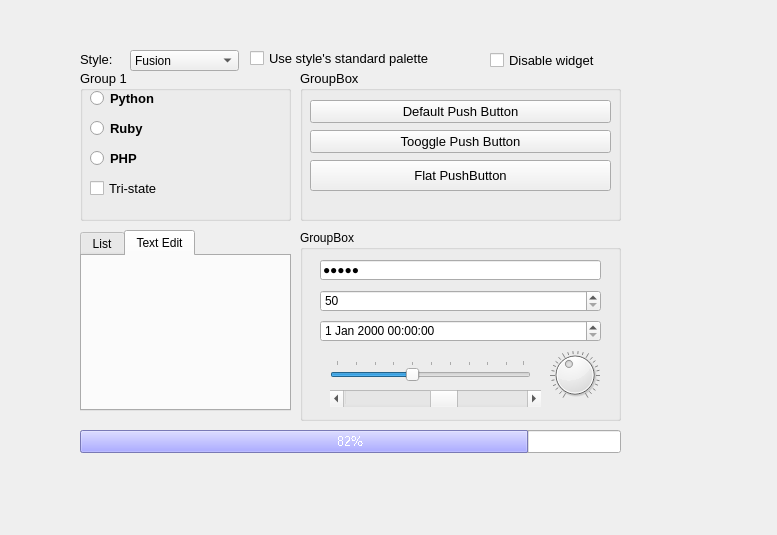
<?xml version="1.0" encoding="UTF-8"?>
<ui version="4.0">
 <class>Form</class>
 <widget class="QWidget" name="Form">
  <property name="geometry">
   <rect>
    <x>0</x>
    <y>0</y>
    <width>777</width>
    <height>535</height>
   </rect>
  </property>
  <property name="windowTitle">
   <string>Form</string>
  </property>
  <widget class="QCheckBox" name="checkBox_5">
   <property name="geometry">
    <rect>
     <x>490</x>
     <y>50</y>
     <width>189</width>
     <height>20</height>
    </rect>
   </property>
   <property name="font">
    <font>
     <pointsize>10</pointsize>
    </font>
   </property>
   <property name="text">
    <string>Disable widget</string>
   </property>
  </widget>
  <widget class="QGroupBox" name="groupBox">
   <property name="geometry">
    <rect>
     <x>80</x>
     <y>70</y>
     <width>211</width>
     <height>151</height>
    </rect>
   </property>
   <property name="font">
    <font>
     <pointsize>10</pointsize>
    </font>
   </property>
   <property name="title">
    <string>Group 1</string>
   </property>
   <widget class="QRadioButton" name="radioButton">
    <property name="geometry">
     <rect>
      <x>10</x>
      <y>20</y>
      <width>101</width>
      <height>17</height>
     </rect>
    </property>
    <property name="font">
     <font>
      <weight>75</weight>
      <italic>false</italic>
      <bold>true</bold>
      <underline>false</underline>
     </font>
    </property>
    <property name="text">
     <string>Python</string>
    </property>
   </widget>
   <widget class="QRadioButton" name="radioButton_2">
    <property name="geometry">
     <rect>
      <x>10</x>
      <y>50</y>
      <width>111</width>
      <height>17</height>
     </rect>
    </property>
    <property name="font">
     <font>
      <weight>75</weight>
      <bold>true</bold>
     </font>
    </property>
    <property name="text">
     <string>Ruby</string>
    </property>
   </widget>
   <widget class="QRadioButton" name="radioButton_3">
    <property name="geometry">
     <rect>
      <x>10</x>
      <y>80</y>
      <width>111</width>
      <height>17</height>
     </rect>
    </property>
    <property name="font">
     <font>
      <weight>75</weight>
      <bold>true</bold>
     </font>
    </property>
    <property name="text">
     <string>PHP</string>
    </property>
   </widget>
   <widget class="QCheckBox" name="checkBox">
    <property name="geometry">
     <rect>
      <x>10</x>
      <y>110</y>
      <width>81</width>
      <height>17</height>
     </rect>
    </property>
    <property name="text">
     <string>Tri-state</string>
    </property>
   </widget>
  </widget>
  <widget class="QLabel" name="label">
   <property name="geometry">
    <rect>
     <x>80</x>
     <y>50</y>
     <width>49</width>
     <height>19</height>
    </rect>
   </property>
   <property name="font">
    <font>
     <pointsize>10</pointsize>
    </font>
   </property>
   <property name="text">
    <string>Style:</string>
   </property>
  </widget>
  <widget class="QGroupBox" name="groupBox_2">
   <property name="geometry">
    <rect>
     <x>300</x>
     <y>70</y>
     <width>321</width>
     <height>151</height>
    </rect>
   </property>
   <property name="font">
    <font>
     <pointsize>10</pointsize>
    </font>
   </property>
   <property name="title">
    <string>GroupBox</string>
   </property>
   <widget class="QPushButton" name="pushButton">
    <property name="geometry">
     <rect>
      <x>10</x>
      <y>30</y>
      <width>301</width>
      <height>23</height>
     </rect>
    </property>
    <property name="text">
     <string>Default Push Button</string>
    </property>
   </widget>
   <widget class="QPushButton" name="pushButton_2">
    <property name="geometry">
     <rect>
      <x>10</x>
      <y>60</y>
      <width>301</width>
      <height>23</height>
     </rect>
    </property>
    <property name="text">
     <string>Tooggle Push Button</string>
    </property>
   </widget>
   <widget class="QPushButton" name="pushButton_3">
    <property name="geometry">
     <rect>
      <x>10</x>
      <y>90</y>
      <width>301</width>
      <height>31</height>
     </rect>
    </property>
    <property name="text">
     <string>Flat PushButton</string>
    </property>
   </widget>
  </widget>
  <widget class="QComboBox" name="comboBox_2">
   <property name="geometry">
    <rect>
     <x>130</x>
     <y>50</y>
     <width>109</width>
     <height>21</height>
    </rect>
   </property>
   <item>
    <property name="text">
     <string>Fusion</string>
    </property>
   </item>
  </widget>
  <widget class="QCheckBox" name="checkBox_4">
   <property name="geometry">
    <rect>
     <x>250</x>
     <y>50</y>
     <width>321</width>
     <height>17</height>
    </rect>
   </property>
   <property name="font">
    <font>
     <pointsize>10</pointsize>
    </font>
   </property>
   <property name="text">
    <string>Use style's standard palette</string>
   </property>
  </widget>
  <widget class="QProgressBar" name="progressBar">
   <property name="geometry">
    <rect>
     <x>80</x>
     <y>430</y>
     <width>541</width>
     <height>23</height>
    </rect>
   </property>
   <property name="font">
    <font>
     <pointsize>10</pointsize>
     <weight>50</weight>
     <italic>false</italic>
     <bold>false</bold>
     <underline>false</underline>
     <strikeout>false</strikeout>
     <stylestrategy>NoAntialias</stylestrategy>
     <kerning>false</kerning>
    </font>
   </property>
   <property name="styleSheet">
    <string notr="true">selection-background-color: rgb(170, 170, 255);
</string>
   </property>
   <property name="inputMethodHints">
    <set>Qt::ImhNone</set>
   </property>
   <property name="minimum">
    <number>0</number>
   </property>
   <property name="maximum">
    <number>99</number>
   </property>
   <property name="value">
    <number>82</number>
   </property>
   <property name="alignment">
    <set>Qt::AlignCenter</set>
   </property>
   <property name="textVisible">
    <bool>true</bool>
   </property>
   <property name="invertedAppearance">
    <bool>false</bool>
   </property>
   <property name="textDirection">
    <enum>QProgressBar::BottomToTop</enum>
   </property>
   <property name="format">
    <string>%p%</string>
   </property>
  </widget>
  <widget class="QGroupBox" name="groupBox_3">
   <property name="geometry">
    <rect>
     <x>300</x>
     <y>230</y>
     <width>321</width>
     <height>191</height>
    </rect>
   </property>
   <property name="title">
    <string>GroupBox</string>
   </property>
   <widget class="QLineEdit" name="lineEdit_2">
    <property name="geometry">
     <rect>
      <x>20</x>
      <y>30</y>
      <width>281</width>
      <height>20</height>
     </rect>
    </property>
    <property name="text">
     <string>12345</string>
    </property>
    <property name="echoMode">
     <enum>QLineEdit::Password</enum>
    </property>
   </widget>
   <widget class="QSpinBox" name="spinBox">
    <property name="geometry">
     <rect>
      <x>20</x>
      <y>60</y>
      <width>281</width>
      <height>22</height>
     </rect>
    </property>
    <property name="minimum">
     <number>50</number>
    </property>
   </widget>
   <widget class="QDateTimeEdit" name="dateTimeEdit">
    <property name="geometry">
     <rect>
      <x>20</x>
      <y>90</y>
      <width>281</width>
      <height>22</height>
     </rect>
    </property>
   </widget>
   <widget class="QSlider" name="horizontalSlider">
    <property name="geometry">
     <rect>
      <x>30</x>
      <y>130</y>
      <width>201</width>
      <height>22</height>
     </rect>
    </property>
    <property name="value">
     <number>40</number>
    </property>
    <property name="orientation">
     <enum>Qt::Horizontal</enum>
    </property>
    <property name="invertedAppearance">
     <bool>false</bool>
    </property>
    <property name="invertedControls">
     <bool>true</bool>
    </property>
    <property name="tickPosition">
     <enum>QSlider::TicksAbove</enum>
    </property>
   </widget>
   <widget class="QDial" name="dial">
    <property name="geometry">
     <rect>
      <x>250</x>
      <y>120</y>
      <width>50</width>
      <height>50</height>
     </rect>
    </property>
    <property name="sliderPosition">
     <number>40</number>
    </property>
    <property name="wrapping">
     <bool>false</bool>
    </property>
    <property name="notchesVisible">
     <bool>true</bool>
    </property>
   </widget>
   <widget class="QScrollBar" name="horizontalScrollBar">
    <property name="geometry">
     <rect>
      <x>30</x>
      <y>160</y>
      <width>211</width>
      <height>17</height>
     </rect>
    </property>
    <property name="sliderPosition">
     <number>55</number>
    </property>
    <property name="orientation">
     <enum>Qt::Horizontal</enum>
    </property>
   </widget>
  </widget>
  <widget class="QTabWidget" name="tabWidget">
   <property name="geometry">
    <rect>
     <x>80</x>
     <y>230</y>
     <width>211</width>
     <height>181</height>
    </rect>
   </property>
   <property name="currentIndex">
    <number>1</number>
   </property>
   <widget class="QWidget" name="tab">
    <attribute name="title">
     <string>List</string>
    </attribute>
    <widget class="QTableWidget" name="tableWidget_2">
     <property name="geometry">
      <rect>
       <x>0</x>
       <y>0</y>
       <width>211</width>
       <height>161</height>
      </rect>
     </property>
     <property name="rowCount">
      <number>10</number>
     </property>
     <property name="columnCount">
      <number>6</number>
     </property>
     <row/>
     <row/>
     <row/>
     <row/>
     <row/>
     <row/>
     <row/>
     <row/>
     <row/>
     <row/>
     <column/>
     <column/>
     <column/>
     <column/>
     <column/>
     <column/>
    </widget>
   </widget>
   <widget class="QWidget" name="tab_2">
    <attribute name="title">
     <string>Text Edit</string>
    </attribute>
   </widget>
  </widget>
 </widget>
 <resources/>
 <connections/>
</ui>
